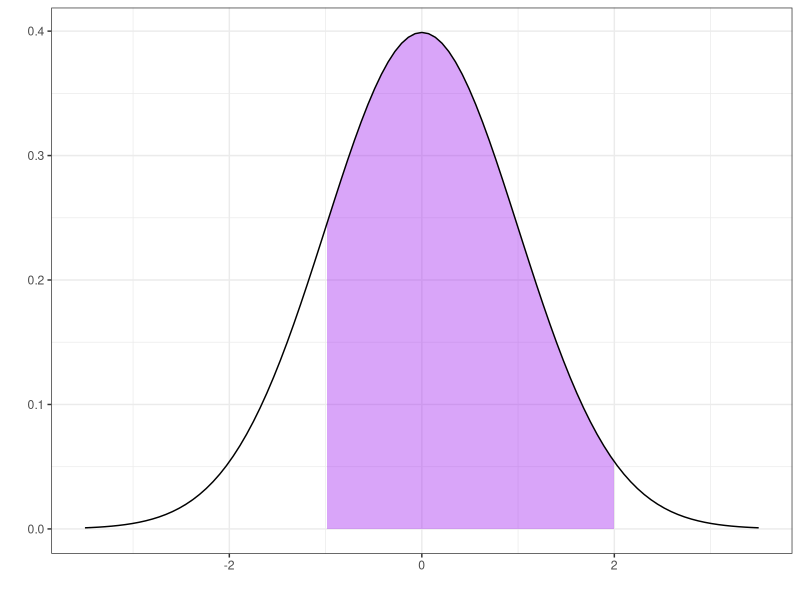
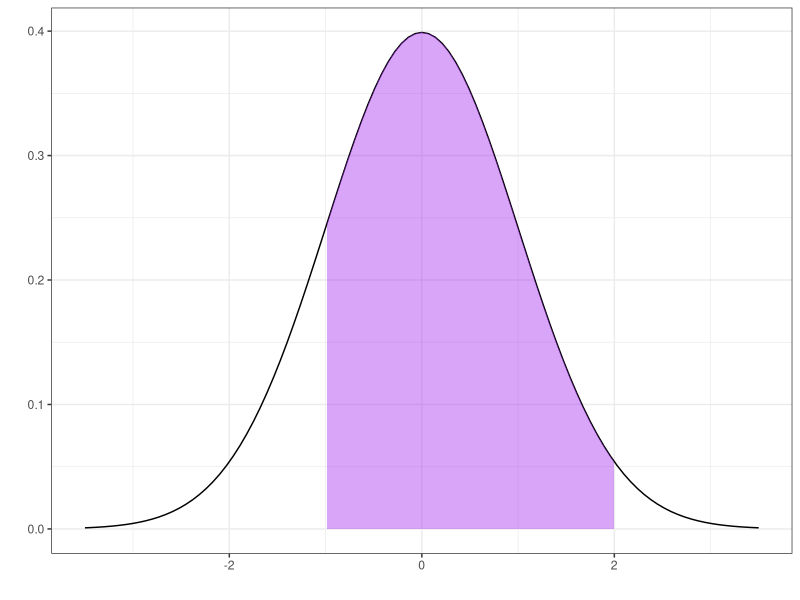
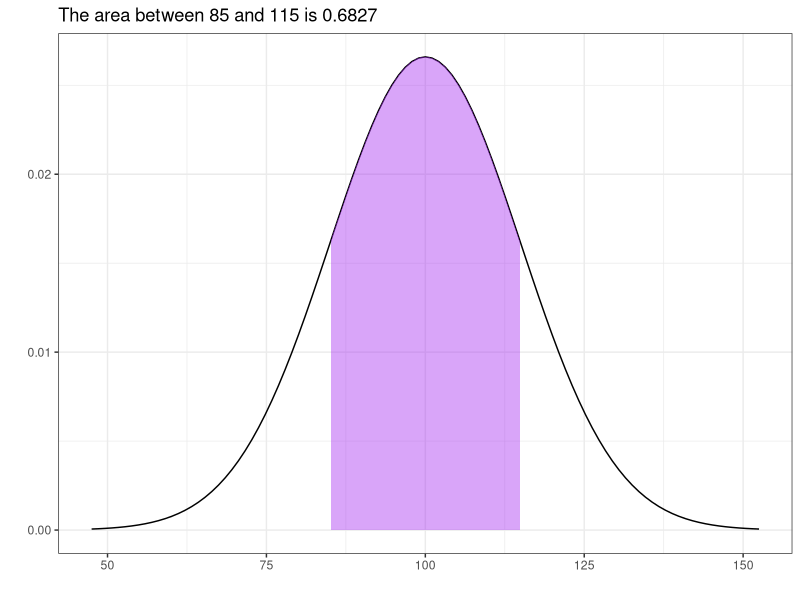
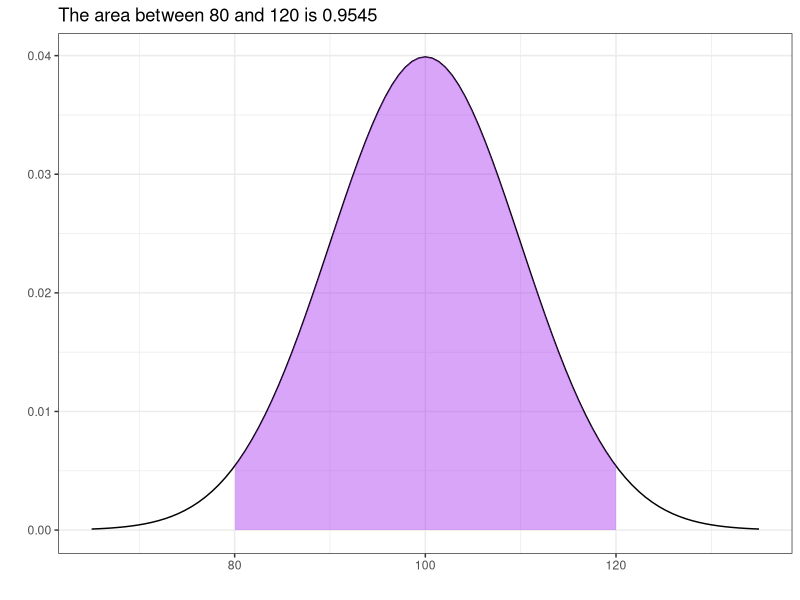
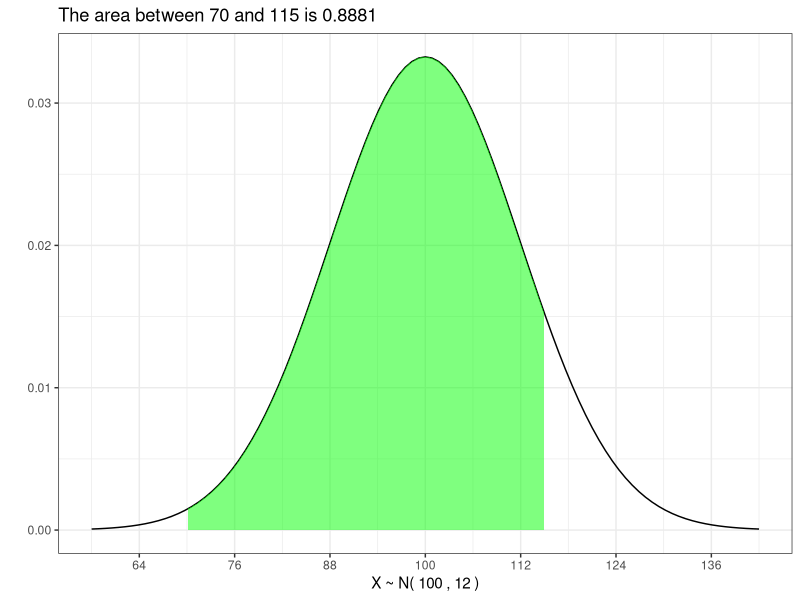

The R script that drew these images, in order:
## ---- chunk 1
library(ggplot2)
knitr::opts_chunk$set(echo = TRUE, comment = NA, fig.align = "center")
## ---- chunk 2
# Return dnorm(x) for -1 < x < 2, and NA for all other x
dnorm_limit <- function(x) {
  y <- dnorm(x)
  y[x < -1 | x > 2] <- NA
  return(y)
}
# ggplot() with dummy data
p <- ggplot(data.frame(x=c(-3.5, 3.5)), aes(x = x))
p + stat_function(fun = dnorm_limit, geom = "area", fill = "purple", alpha = 0.4, n = 500) +
  stat_function(fun = dnorm) + 
  theme_bw() + 
  labs(x = "", y = "")
## ---- chunk 3
limitRange <- function(fun, min, max) {
  function(x) {
    y <- fun(x)
    y[x < min | x > max] <- NA
    return(y)
  }
}
## ---- chunk 4
# This returns a function
dlimit <- limitRange(dnorm, -1, 2)
# Now we'll try out the new function -- it only returns values for inputs
# between -1 and 2
dlimit(-2:4)
## ---- chunk 5
p + stat_function(fun = dnorm) +
  stat_function(fun = limitRange(dnorm, -1, 2),
                geom = "area", fill = "purple", alpha = 0.4, n = 500) + 
  theme_bw() + 
  labs(x = "", y = "")
## ---- chunk 6
areabetweenN <- function(mu = 0, sigma = 1, min = -1, max = 1){
  abN <- round(pnorm(max, mu, sigma) - pnorm(min, mu, sigma),4) 
  p <- ggplot(data.frame(x=c(mu - 3.5*sigma, mu + 3.5*sigma)), aes(x = x)) 
  limitRange <- function(min = min, max = max) {
    function(x) {
      y <- dnorm(x, mu, sigma)
      y[x < min | x > max] <- NA
      return(y)
    }
  }
  p + stat_function(fun = dnorm, args = list(mu, sigma)) +
    stat_function(fun = limitRange(min = min, max = max),
                  geom = "area", fill = "purple", alpha = 0.4, n = 500) + 
    theme_bw() + 
    labs(x = "", y = "", title = paste("The area between", min, "and", max, "is", abN)) 
}
## ---- chunk 7
areabetweenN(100, 15, 85, 115)
## ---- chunk 8
areabetweenN(100, 10, 80, 120)
## ---- chunk 9
areabetweenN <- function(mu = 0, sigma = 1, min = -1, max = 1, ALPHA = 0.4, FILL = "PURPLE"){
  abN <- round(pnorm(max, mu, sigma) - pnorm(min, mu, sigma),4) 
  p <- ggplot(data.frame(x=c(mu - 3.5*sigma, mu + 3.5*sigma)), aes(x = x)) 
  limitRange <- function(min = min, max = max) {
    function(x) {
      y <- dnorm(x, mu, sigma)
      y[x < min | x > max] <- NA
      return(y)
    }
  }
  SDB <- -3:3*sigma + mu
  p + stat_function(fun = dnorm, args = list(mu, sigma)) +
    stat_function(fun = limitRange(min = min, max = max),
                  geom = "area", fill = FILL, alpha = ALPHA, n = 500) + 
    theme_bw() + 
    labs(x = paste("X ~ N(", mu,",",sigma,")"), y = "", title = paste("The area between", min, "and", max, "is", abN)) +
    scale_x_continuous(breaks=SDB)
}
## ---- chunk 10
areabetweenN(100, 12, 70, 115, FILL = "green", ALPHA = 0.5)
## ---- chunk 11
knitr::include_app("https://alanarnholt.shinyapps.io/Normal_Area/", height = "600px")
